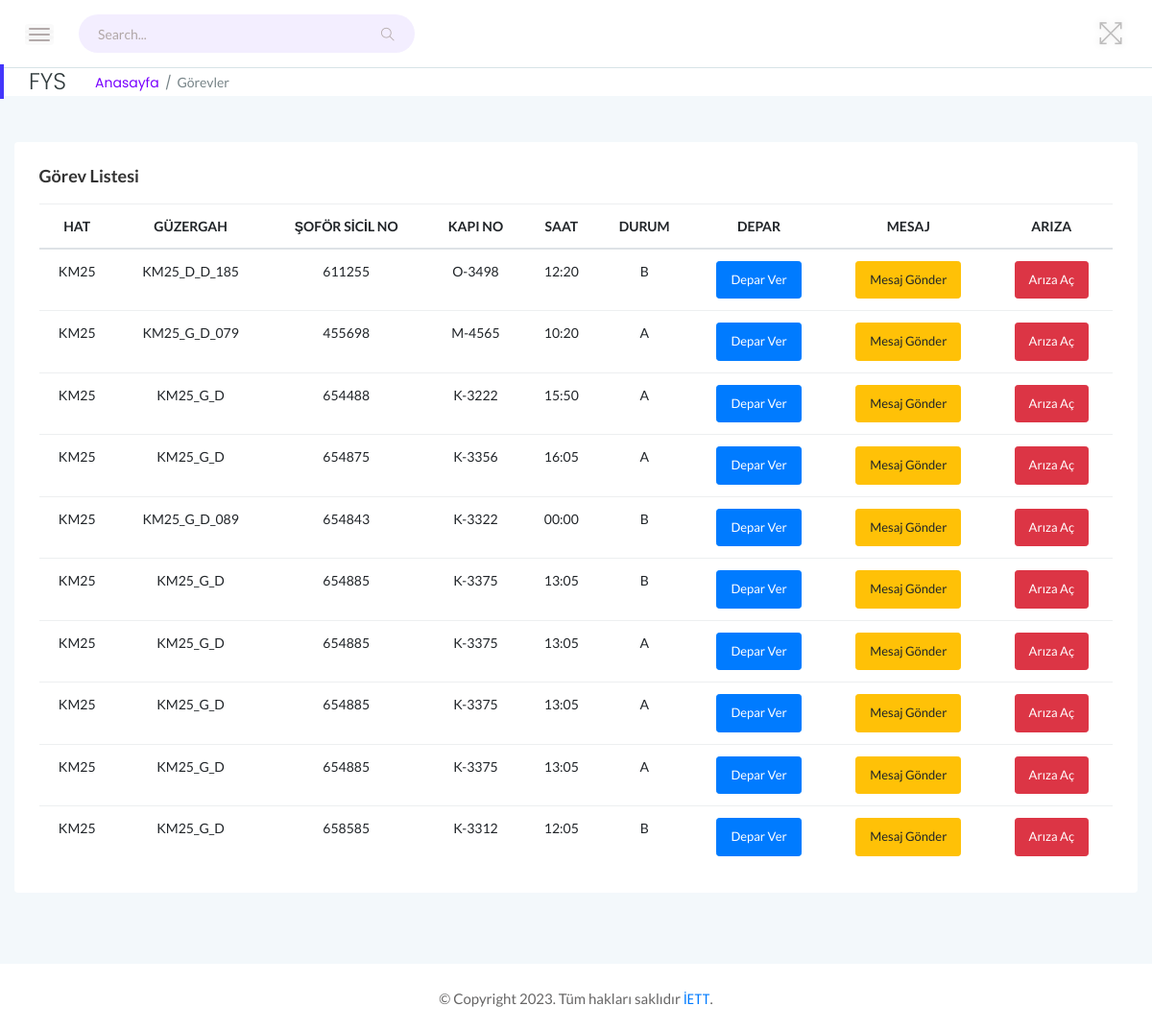
/srtdash/gorevler.php?hat_id=3, run on the app's committed database.
### tables this page shows
CREATE TABLE `gorev` (
  `ID` int(11) NOT NULL,
  `HatID` int(11) NOT NULL,
  `GuzergahID` varchar(50) NOT NULL,
  `AracID` varchar(50) NOT NULL,
  `SaatID` time NOT NULL,
  `SoforID` int(11) NOT NULL,
  `DurumID` int(11) NOT NULL,
  `KayitZamaniID` date NOT NULL
);

CREATE TABLE `hat` (
  `HatID` int(11) NOT NULL,
  `HatKod` varchar(50) NOT NULL,
  `HatAd` varchar(50) NOT NULL
);

CREATE TABLE `durumlar` (
  `DurumID` int(11) NOT NULL,
  `DurumAdi` varchar(1) DEFAULT NULL
);

### srtdash/gorevler.php (the view, shortened to what this page needs)
<!doctype html>
<html class="no-js" lang="en">
<head>
    <link rel="stylesheet" href="assets/css/bootstrap.min.css">
    <link rel="stylesheet" href="assets/css/font-awesome.min.css">
    <link rel="stylesheet" href="assets/css/themify-icons.css">
    <link rel="stylesheet" href="assets/css/metisMenu.css">
    <link rel="stylesheet" href="assets/css/owl.carousel.min.css">
    <link rel="stylesheet" href="assets/css/slicknav.min.css">
    <link rel="stylesheet" href="assets/css/typography.css">
    <link rel="stylesheet" href="assets/css/default-css.css">
    <link rel="stylesheet" href="assets/css/styles.css">
    <link rel="stylesheet" href="assets/css/responsive.css">
</head>
<body>
    <div class="page-container">
        <div class="main-content">
            <div class="header-area">
                <div class="row align-items-center">
                    <div class="col-md-6 col-sm-8 clearfix">
                        <div class="nav-btn pull-left">
                            <span></span>
                            <span></span>
                            <span></span>
                        </div>
                        <div class="search-box pull-left">
                            <form action="#">
                                <input type="text" name="search" placeholder="Search..." required>
                                <i class="ti-search"></i>
                            </form>
                        </div>
                    </div>
                    <div class="col-md-6 col-sm-4 clearfix">
                        <ul class="notification-area pull-right">
                            <li id="full-view"><i class="ti-fullscreen"></i></li>
                        </ul>
                    </div>
                </div>
            </div>
            <div class="page-title-area">
                <div class="row align-items-center">
                    <div class="col-sm-6">
                        <div class="breadcrumbs-area clearfix">
                            <h4 class="page-title pull-left">FYS</h4>
                            <ul class="breadcrumbs pull-left">
                                <li><a href="index.php">Anasayfa</a></li>
                                <li><span>Görevler</span></li>
                            </ul>
                        </div>
                    </div>
                </div>
            </div>
            <div class="main-content-inner">
                <div class="row">
                    <div class="col-12 mt-5 mb-4 mx-auto">
                        <div class="card">
                            <div class="card-body">
                                <h4 class="header-title">Görev Listesi</h4>
                                <div class="single-table">
                                    <div class="table-responsive">
                                        <table class="table table-hover progress-table text-center">
                                            <thead class="text-uppercase">
                                                <tr>
                                                    <th scope="col">HAT</th>
                                                    <th scope="col">GÜZERGAH</th>
                                                    <th scope="col">ŞOFÖR SİCİL NO</th>
                                                    <th scope="col">KAPI NO</th>
                                                    <th scope="col">SAAT</th>
                                                    <th scope="col">DURUM</th>
                                                    <th scope="col">DEPAR</th>
                                                    <th scope="col">MESAJ</th>
                                                    <th scope="col">ARIZA</th>
                                                </tr>
                                            </thead>
                                            <tbody>
                                                <?php
                                                include("ayar.php");
                                                if (isset($_GET["hat_id"])) {
                                                    $hatID = $_GET["hat_id"];
                                                    $sql = "SELECT g.*, h.HatKod
        FROM gorev g
        INNER JOIN hat h ON g.HatID = h.HatID
        WHERE g.HatID = $hatID";
                                                    $result = $baglanti->query($sql);
                                                    if ($result->num_rows > 0) {
                                                        while ($row = $result->fetch_assoc()) {
                                                            echo "<tr>";
                                                            echo "<td>" . $row["HatKod"] . "</td>";
                                                            echo "<td>" . $row["GuzergahID"] . "</td>";
                                                            echo "<td>" . $row["SoforID"] . "</td>";
                                                            echo "<td>" . $row["AracID"] . "</td>";
                                                            $saatDakika = substr($row["SaatID"], 0, 5);
                                                            echo "<td>" . $saatDakika . "</td>";
                                                            $durumID = $row["DurumID"];
                                                            $durumSorgu = "SELECT DurumAdi FROM durumlar WHERE DurumID = $durumID";
                                                            $durumSonuc = $baglanti->query($durumSorgu);
                                                            if ($durumSonuc->num_rows > 0) {
                                                                $durumCikti = $durumSonuc->fetch_assoc();
                                                                echo "<td class='element-selector table-cell-link'><span class='durum-degistir' data-toggle='modal' data-target='#durumModal' data-gorev-id='" . $row["ID"] . "' data-durum='" . $durumID . "'>" . $durumCikti["DurumAdi"] . "</span></td>";
                                                            } else {
                                                                echo "<td>-</td>";
                                                            }
                                                            echo "<td>
                                                            <button class='btn btn-primary btn-sm depo-ver-btn'
                                                            data-toggle='modal'
                                                            data-target='#deparModal'
                                                            data-gorev-id='" . $row["ID"] . "'
                                                            data-hat-id='" . $row["HatID"] . "'
                                                            data-guzergah-kod='" . $row["GuzergahID"] . "'
                                                            data-saat-id='" . $saatDakika . "'>Depar Ver</button>
  </td>";
                                                            echo "<td>
        <button class='btn btn-warning btn-sm mesaj-gonder-btn'
                data-toggle='modal'
                data-target='#mesajGonderModal'
                data-gorev-id='" . $row["ID"] . "'
                data-kapino='" . $row["AracID"] . "'>Mesaj Gönder</button>
      </td>";
                                                            echo "<td>
<button class='btn btn-danger btn-sm ariza-ac-btn'
        data-toggle='modal'
        data-target='#arizaAcModal'
        data-gorev-id='" . $row["ID"] . "'
        data-arac-id='" . $row["AracID"] . "'>Arıza Aç</button>
</td>";
                                                            echo "</tr>";
                                                        }
                                                    } else {
                                                        echo "<tr><td colspan='9'>Görev Kaydı Bulunamadı !</td></tr>";
                                                    }
                                                } else {
                                                    echo "<tr><td colspan='9'>Hat ID belirtilmemiş.</td></tr>";
                                                }
                                                ?>
                                            </tbody>
                                        </table>
                                    </div>
                                </div>
                            </div>
                        </div>
                    </div>
                </div>
            </div>
        </div>
        <footer>
            <div class="footer-area">
                <p>© Copyright 2023. Tüm hakları saklıdır <a href="https://iett.gov.tr/">İETT</a>.</p>
            </div>
        </footer>
</body>
</html>

### srtdash/assets/css/styles.css (style rules this page uses)
.page-container { width: 100%; height: 100%; min-height: 100vh; padding-left: 280px; -webkit-transition: padding-left 0.3s ease 0s; transition: padding-left 0.3s ease 0s; }
.sbar_collapsed.page-container { padding-left: 0; }
.card { border: none; border-radius: 4px; background-color: #fff; -webkit-transition: all 0.3s ease 0s; transition: all 0.3s ease 0s; }
.card-body { padding: 25.6px; padding: 1.6rem; }
.main-content { width: 100%; background: #F3F8FB; }
.main-content-inner { padding: 0 30px 50px; }
.header-area { padding: 15px 30px; background: #fff; border-bottom: 1px solid #d8e3e7; }
.nav-btn { margin: 10px 30px 0 0; cursor: pointer; }
.nav-btn span { display: block; width: 22px; height: 2px; background: #b3aaaa; margin: 4px 0; border-radius: 15px; -webkit-transition: all 0.3s ease 0s; transition: all 0.3s ease 0s; box-shadow: 0 0 0 4px rgba(99, 96, 96, 0.03); }
.nav-btn span:nth-child(2) { opacity: 0; }
.nav-btn span:first-child { -webkit-transform: rotate(45deg)translate(5px, 5px); transform: rotate(45deg)translate(5px, 5px); }
.nav-btn span:last-child { -webkit-transform: rotate(-45deg)translate(3px, -3px); transform: rotate(-45deg)translate(3px, -3px); }
.sbar_collapsed .nav-btn span { transform: none; opacity: 1; }
.search-box form { position: relative; }
.search-box input { width: 350px; border-radius: 33px; border: none; height: 40px; padding-left: 20px; padding-right: 40px; letter-spacing: 0; background: #f3eeff; }
.search-box form i { position: absolute; right: 21px; top: 14px; font-size: 14px; color: #b1a7a7; }
.notification-area { -webkit-user-select: none; -moz-user-select: none; -ms-user-select: none; user-select: none; position: relative; z-index: 1; }
.notification-area li { display: inline-block; margin-left: 20px; cursor: pointer; -webkit-user-select: none; -moz-user-select: none; -ms-user-select: none; user-select: none; }
.notification-area li>i { font-size: 26px; color: #bdbcbc; vertical-align: middle; text-shadow: 0 0 8px rgba(0, 0, 0, 0.12); -webkit-transition: color 0.3s ease 0s; transition: color 0.3s ease 0s; }
.notification-area li#full-view { display: inline-block; }
.page-title-area { padding: 0 30px; background: #fff; position: relative; }
.page-title-area:before { content: ''; position: absolute; left: 0; top: 50%; width: 4px; height: 36px; background: var(--primary-color); -webkit-transform: translateY(-50%); transform: translateY(-50%); }
.page-title { font-size: 24px; font-weight: 300; color: #313b3d; letter-spacing: 0; margin-right: 30px; }
ul.breadcrumbs { margin-top: 4px; }
.breadcrumbs li { display: inline-block; }
.breadcrumbs li a, .breadcrumbs li span { display: block; font-size: 14px; font-weight: 400; color: #7801ff; letter-spacing: 0; margin-right: 16px; position: relative; }
.breadcrumbs li a:before { content: '/'; color: #768387; position: absolute; right: -13px; top: 0; }
.breadcrumbs li span { margin-right: 0; color: #768387; text-transform: capitalize; }
.header-title { font-family: 'Lato', sans-serif; font-size: 18px; font-weight: 600; letter-spacing: 0; color: #333; text-transform: capitalize; margin-bottom: 17px; }
.footer-area { text-align: center; padding: 23px 0 19px; background: #fff; }
.footer-area p { color: #676666; margin-bottom: 0; }
.btn { padding: 11px 17px; font-size: 13px; letter-spacing: 0; }
.btn-sm { padding: 9px 14px; }
.single-table .table { margin-bottom: 0; }
table tr th { border-bottom: none; }
table tr th, table tr td { border-top: 1px solid rgba(120, 130, 140, 0.13) !important; }

### srtdash/gorevler.php (style rules this page uses)
.element-selector { cursor: pointer; }
.table-cell-link { cursor: pointer; }

### data on the page
gorev: HatID.HatKod "KM25", GuzergahID "KM25_D_D_185", SoforID "611255", AracID "O-3498", SaatID "12:20", DurumID.DurumAdi "B"
gorev: HatID.HatKod "KM25", GuzergahID "KM25_G_D_079", SoforID "455698", AracID "M-4565", SaatID "10:20", DurumID.DurumAdi "A"
gorev: HatID.HatKod "KM25", GuzergahID "KM25_G_D", SoforID "654488", AracID "K-3222", SaatID "15:50", DurumID.DurumAdi "A"
gorev: HatID.HatKod "KM25", GuzergahID "KM25_G_D", SoforID "654875", AracID "K-3356", SaatID "16:05", DurumID.DurumAdi "A"
gorev: HatID.HatKod "KM25", GuzergahID "KM25_G_D_089", SoforID "654843", AracID "K-3322", SaatID "00:00", DurumID.DurumAdi "B"
gorev: HatID.HatKod "KM25", GuzergahID "KM25_G_D", SoforID "654885", AracID "K-3375", SaatID "13:05", DurumID.DurumAdi "B"
gorev: HatID.HatKod "KM25", GuzergahID "KM25_G_D", SoforID "654885", AracID "K-3375", SaatID "13:05", DurumID.DurumAdi "A"
gorev: HatID.HatKod "KM25", GuzergahID "KM25_G_D", SoforID "654885", AracID "K-3375", SaatID "13:05", DurumID.DurumAdi "A"
gorev: HatID.HatKod "KM25", GuzergahID "KM25_G_D", SoforID "654885", AracID "K-3375", SaatID "13:05", DurumID.DurumAdi "A"
gorev: HatID.HatKod "KM25", GuzergahID "KM25_G_D", SoforID "658585", AracID "K-3312", SaatID "12:05", DurumID.DurumAdi "B"
